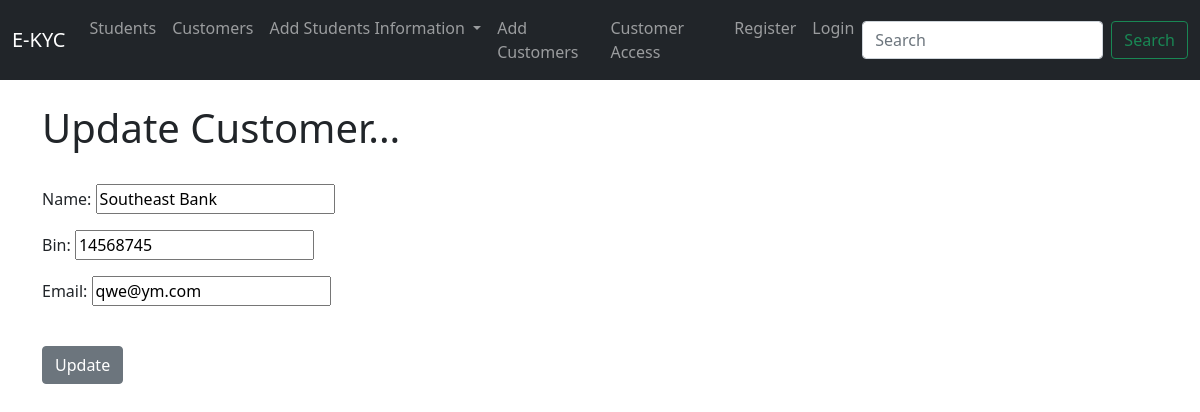
The page /update_customer/2 on the database its author committed.
### mainapp/models.py (models this page shows, shortened)
class Customer(models.Model):
    name = models.CharField(max_length=30)
    bin = models.CharField(max_length=15)
    email = models.EmailField(max_length=40)

### mainapp/views.py (the view)
# urls.py: path('update_customer/<customer_id>', views.update_customer, name="update_customer"),
def update_customer(request, customer_id):
    customer = Customer.objects.get(pk=customer_id)
    form = CustomerForm(request.POST or None, instance= customer)
    if form.is_valid():
        form.save()
        return redirect('list_customers')
    return render(request, 'mainapp/update_customer.html',
    {"customer": customer,
    "form": form,
    })

### mainapp/forms.py
class CustomerForm(ModelForm):
    class Meta:
        model = Customer
        fields = "__all__"

### mainapp/templates/mainapp/update_customer.html (shortened to what this page needs)
{% extends 'mainapp/base.html' %}
{% block content %}
    <h1>Update Customer...</h1>
    <br/>
    <form action="" method="POST">
        {{ form.as_p}}
        <br/>
    <input type="submit" value="Update" class="btn btn-secondary">
{% endblock %}

### rows shown on the page
Customer: name "Southeast Bank", bin "14568745", email "qwe@ym.com"
